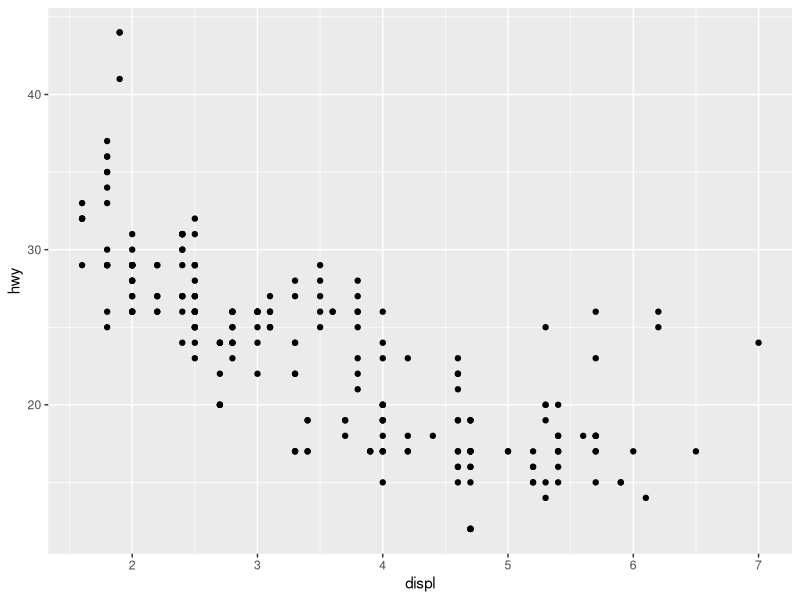
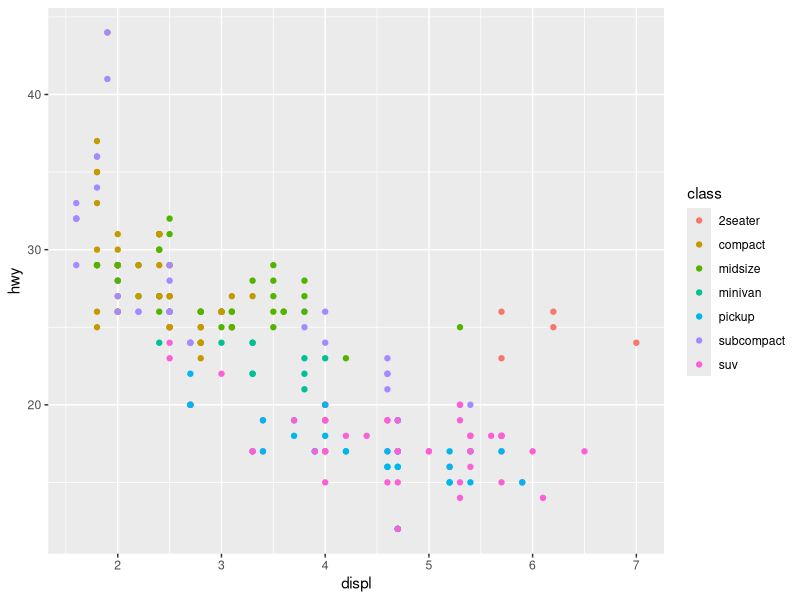
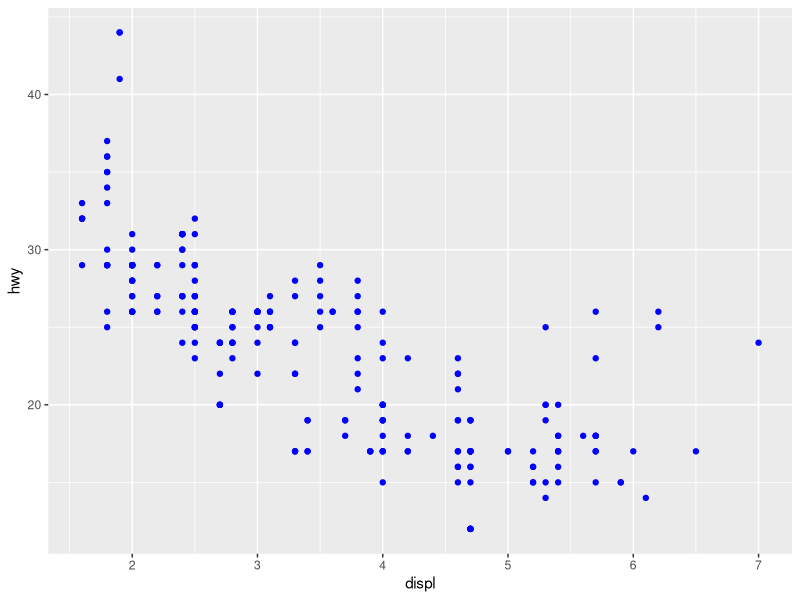
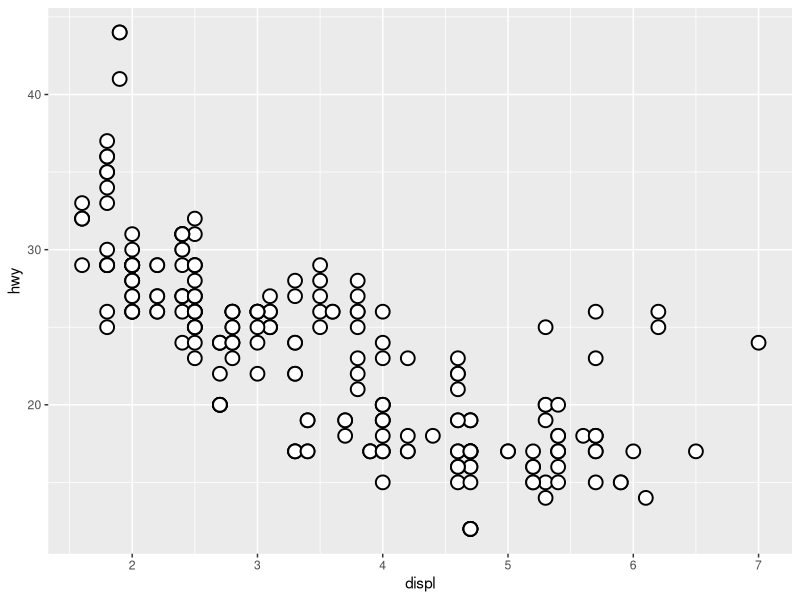
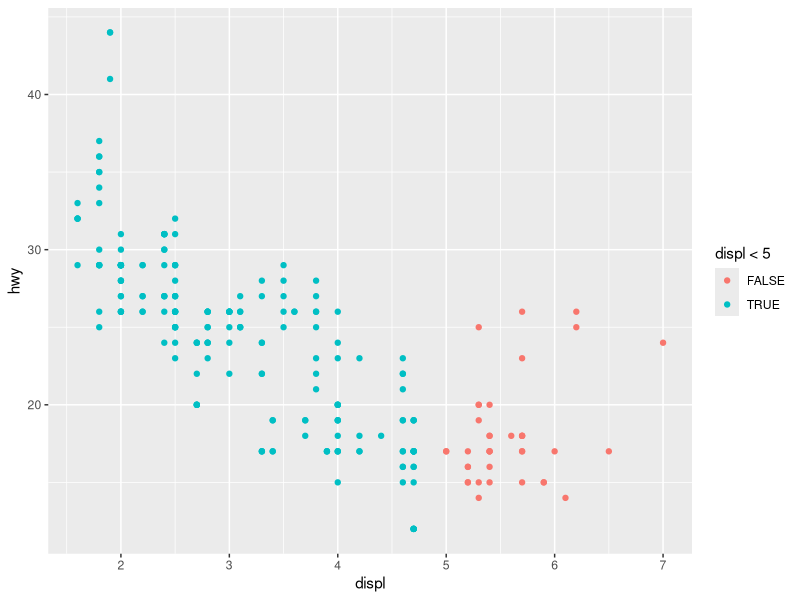
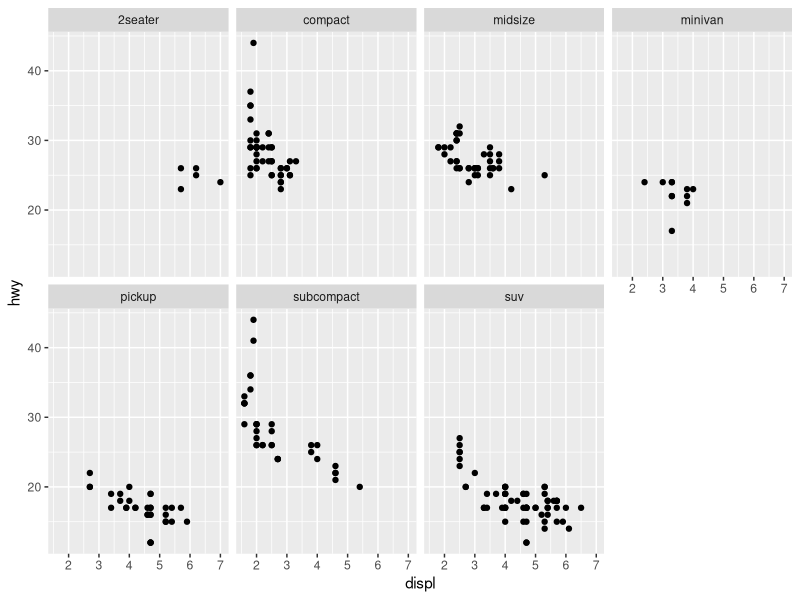

Recreate these plots in R, in order.
## ---- chunk 1
library(ggplot2)

## ---- chunk 2
ggplot(data = mpg) +
  geom_point(mapping = aes(x = displ, y = hwy))
## ---- chunk 3
ggplot(data = mpg) +
  geom_point(mapping = aes(x = displ, y = hwy, color = class))
## ---- chunk 4
ggplot(data = mpg) +
  geom_point(mapping = aes(x = displ, y = hwy), color = "blue")
## ---- chunk 5
ggplot(data = mpg) +
  geom_point(mapping = aes(x = displ, y = hwy), shape=21, color = "black", fill = "white", size=4, stroke = 1)
## ---- chunk 6
ggplot(data = mpg) +
  geom_point(mapping = aes(x = displ, y = hwy, color = displ < 5))
## ---- chunk 7
ggplot(data = mpg) +
  geom_point(mapping = aes(x = displ, y = hwy)) +
  facet_wrap(~ class, nrow=2)

